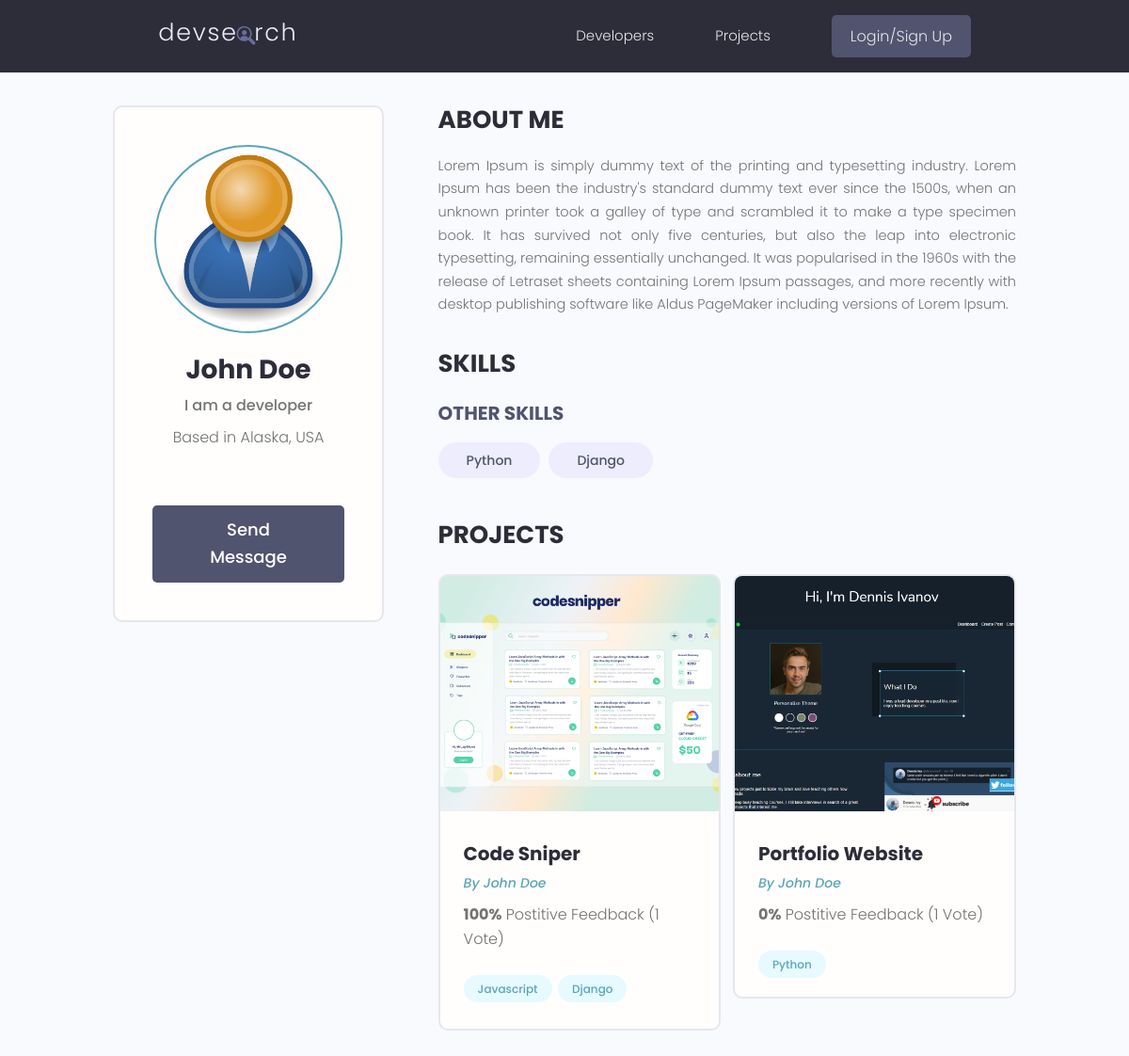
/profile/9500a5e1-e321-4b14-81f2-7b678d732ad4/, run on the app's committed database.
### users/models.py (models this page shows, shortened)
class Profile(models.Model):
    user = models.OneToOneField(User, on_delete=models.CASCADE, null=True, blank=True)
    name = models.CharField(max_length=200, blank=True, null=True)
    email = models.EmailField(max_length=500, blank=True, null=True)
    username = models.CharField(max_length=200, blank=True, null=True)
    location = models.CharField(max_length=200, blank=True, null=True)
    short_intro = models.CharField(max_length=200, blank=True, null=True)
    bio = models.TextField(blank=True, null=True)
    profile_image = models.ImageField(null=True, blank=True, upload_to='profiles/', default="profiles/user-default.png") # upload it to the profiles folder under static
    social_github = models.CharField(max_length=200, blank=True, null=True)
    social_twitter = models.CharField(max_length=200, blank=True, null=True)
    social_linkedin = models.CharField(max_length=200, blank=True, null=True)
    social_youtube= models.CharField(max_length=200, blank=True, null=True)
    social_website = models.CharField(max_length=200, blank=True, null=True)
    created = models.DateTimeField(auto_now_add=True)
    id = models.UUIDField(default=uuid.uuid4, unique=True, primary_key=True, editable=False)
    class Meta:
        ordering = ['created']
    @property #you can access as an attribute because you used @property method
    def imageURL(self):
        try:
            url = self. profile_image.url
        except:
            url=''
        return url

class Skill(models.Model):
    owner = models.ForeignKey(Profile, on_delete=models.CASCADE, null=True, blank=True)
    name = models.CharField(max_length=200, blank=True, null=True)
    description = models.TextField(null=True, blank=True)
    created = models.DateTimeField(auto_now_add=True)
    id = models.UUIDField(default=uuid.uuid4, unique=True, primary_key=True, editable=False)
    def __str__(self): #converts an object method to a string
        return str(self.name)

### projects/models.py (models this page shows, shortened)
class Project(models.Model):
    owner = models.ForeignKey(Profile, null=True, blank=True, on_delete=models.CASCADE) # on_delete == models.CASCADE so the projects get deleted when the owner gets deleted.
    title = models.CharField(max_length=200)
    description = models.TextField(null=True, blank = True)
    featured_image = models.ImageField(null=True, blank=True, default="default.jpg") # profile picture and default image , also pip install pillow
    demo_link = models.CharField(max_length=2000, null=True, blank=True)
    source_link = models.CharField(max_length=2000, null=True , blank=True)
    tags = models.ManyToManyField('Tag',blank=True) # tag in quotes because the Tag model is below, if its above no need quotes
    vote_total = models.IntegerField(default=0,null=True,blank=True)
    vote_ratio = models.IntegerField(default=0,null=True,blank=True)
    created = models.DateTimeField(auto_now_add=True)
    id = models.UUIDField(default=uuid.uuid4, unique=True, primary_key=True, editable=False)
    class Meta:
        ordering = ['-vote_ratio','-vote_total', 'title'] #high ratio and high total will be sorted first
    @property #you can access as an attribute because you used @property method
    def imageURL(self):
        try:
            url = self.featured_image.url
        except:
            url=''
        return url

class Tag(models.Model):
    name = models.CharField(max_length=200)
    created = models.DateTimeField(auto_now_add=True)
    id = models.UUIDField(default=uuid.uuid4, unique=True, primary_key=True, editable=False)
    def __str__(self) :
        return self.name

### users/views.py (the view)
# urls.py: path('profile/<str:pk>/',views.userProfile, name="user-profile"),
def userProfile(request,pk):
    profile = Profile.objects.get(id=pk)
    topSkills = profile.skill_set.exclude(description__exact="") # filters skills with no description
    otherSkills = profile.skill_set.filter(description="") # give skills with empty description
    context={'profile': profile, 'topSkills':topSkills, 'otherSkills':otherSkills}
    return render(request,'users/user-profile.html',context)

### users/templates/users/user-profile.html (shortened to what this page needs)
{% extends 'main.html' %}
{% block content %}
<main class="profile my-md">
    <div class="container">
      <div class="layout">
        <div class="column column--1of3">
          <div class="card text-center">
            <div class="card__body dev">
              <img class="avatar avatar--xl" src="{{ profile.imageURL }}" />
              <h2 class="dev__name">{{profile.name}}</h2>
              <p class="dev__title">{{profile.short_intro}}</p>
              <p class="dev__location">Based in {{profile.location}}</p>
              {% if request.user.profile.id != profile.id %}
              <a href="{% url 'create-message' profile.id %}" class="btn btn--sub btn--lg">Send Message </a>
              {% endif %}
            </div>
          </div>
        </div>
        <div class="column column--2of3">
          <div class="devInfo">
            <h3 class="devInfo__title">About Me</h3>
            <p class="devInfo__about">{{profile.bio}}</p>
          </div>
          <div class="devInfo">
            <h3 class="devInfo__title">Skills</h3>
            <div class="devInfo__skills">
              <h3 class="devInfo__subtitle">Other Skills</h3>
              <div class="devInfo__otherSkills">
                {% for skill in otherSkills %}
                <span class="tag tag--pill tag--sub tag--lg">
                  <small>{{skill}}</small>
                </span>
                {% endfor %}
              </div>
            </div>
          </div>
          <div class="devInfo">
            <h3 class="devInfo__title">Projects</h3>
            <div class="grid grid--two">
              {% for project in profile.project_set.all %}
              <div class="column">
                <div class="card project">
                  <a href="{% url 'project' project.id %}" class="project">
                    <img class="project__thumbnail" src="{{project.imageURL}}" alt="project thumbnail" />
                    <div class="card__body">
                      <h3 class="project__title">{{project.title}}</h3>
                      <p><a class="project__author" href="{% url 'user-profile' project.owner.id %}">By {{project.owner.name}}</a></p>
                      <p class="project--rating">
                        <span style="font-weight: bold;">{{project.vote_ratio}}%</span> Postitive
                        Feedback ({{project.vote_total}} Vote{{project.vote_total| pluralize:"s"}})
                      </p>
                      <div class="project__tags">
                        {% for tag in project.tags.all %}
                        <span class="tag tag--pill tag--main">
                          <small>{{tag}}</small>
                        </span>
                        {% endfor %}
                      </div>
                    </div>
                  </a>
                </div>
              </div>
              {% endfor %}
            </div>
          </div>
        </div>
      </div>
    </div>
  </main>
{% endblock content %}

### static/styles/app.css (style rules this page uses)
:root { --color-sub: #2d2d39; }
.btn--sub { background-color: var(--color-sub-light); }
.card { border: 2px solid var(--color-light); }
img { width: 100%; }
.profile .card > .dev { padding: 4rem; }
.dev__name { color: var(--color-sub); font-size: 2.8rem; font-weight: 700; margin-top: 1rem; margin-bottom: 0.5rem; }
.dev__title { font-size: 1.6rem; font-weight: 500; line-height: 1.3; }
.dev__location { margin-top: 1rem; }
.devInfo { margin-bottom: 3rem; }
.devInfo__title, .devInfo__subtitle { font-size: 2.6rem; color: var(--color-sub); text-transform: uppercase; font-weight: 700; margin-bottom: 1.5rem; }
.devInfo__subtitle { font-size: 2rem; color: var(--color-sub-light); }
.devInfo__about, .devSkill__info { font-size: 1.45rem; line-height: 1.7; text-align: justify; }
.project__author { font-size: 1.4rem; font-style: italic; }
.project--rating { margin-bottom: 1.6em; margin-top: .5em; }
.project__thumbnail { height: 25rem; object-fit: cover; object-position: top center; }
.project__title { font-size: 2rem; font-weight: 700; color: var(--color-sub); }

### static/uikit/styles/modules/_variables.css (style rules this page uses)
:root { --color-main: #5aa5b9; --color-main-light: #e6faff; --color-sub: #3f4156; --color-sub-light: #51546e; --color-sub-lighter: #ededfd; --color-text: #737373; --color-gray: #8b8b8b; --color-light: #e5e7eb; --color-light-gray: #767676; --color-bg: #f8fafd; --color-white: #fffefd; --color-white-light: #f3f3f3; --color-success: #359e64; --color-success-bg: #def8e8; --color-error: #fc4b0b; --color-error-bg: #fff2ee; --font-base: 'Poppins', arial, helvetica, 'Segoe UI', roboto, ubuntu, sans-serif; --font-monospace: 'Fira Code', 'Courier New', courier, monospace; --font-regular: 300; --font-medium: 500; --font-bold: 700; --generic-shadow: 1px 1px 5px #00000010; --generic-transition: all 0.3s ease-in-out; }

### static/uikit/styles/modules/_base.css (style rules this page uses)
* { margin: 0; padding: 0; box-sizing: border-box; text-rendering: optimizeLegibility; color: inherit; font-size: inherit; }
html { font-size: 50%; }
@media only screen and (min-width: 480px) { html { font-size: 56.25%; } }
@media only screen and (min-width: 1200px) { html { font-size: 62.5%; } }
body { line-height: 1.6; font-weight: 400; font-size: 1.5rem; color: var(--color-text); background-color: var(--color-bg); min-height: 100vh; }

### static/uikit/styles/modules/_typography.css (style rules this page uses)
* { font-family: var(--font-base); }
h2 { font-size: 3.6rem; font-weight: var(--font-bold); }
h3 { font-size: 3.2rem; font-weight: var(--font-medium); }
p, span, strong { font-size: 1.6rem; color: var(--color-text); font-weight: var(--font-regular); }
a { padding-bottom: 2px; text-decoration: none; display: inline-block; color: var(--color-main); font-weight: var(--font-medium); }

### static/uikit/styles/modules/_utilities.css (style rules this page uses)
.container { width: 92%; max-width: 165rem; margin: 0 auto; box-sizing: border-box; }
@media screen and (min-width: 1000px) { .container { width: 90%; } }
@media screen and (min-width: 1200px) { .container { width: 80%; } }
.text-center { text-align: center; }
.my-md { margin: 3rem auto; }

### static/uikit/styles/modules/_avatar.css (style rules this page uses)
.avatar { border-radius: 50%; border: 2px solid var(--color-main); object-fit: cover; }
.avatar--xl { height: 20rem; width: 20rem; }

### static/uikit/styles/modules/_button.css (style rules this page uses)
.btn { display: inline-block; position: relative; cursor: pointer; background-color: var(--color-light); font-weight: var(--font-medium); color: var(--color-sub); text-decoration: none; padding: 1rem 2rem; border-radius: 0.5rem; border: none; width: -webkit-fit-content; width: -moz-fit-content; width: fit-content; height: -webkit-fit-content; height: -moz-fit-content; height: fit-content; font-size: 1.6rem; outline-width: 0; outline-color: transparent; -webkit-backface-visibility: hidden; backface-visibility: hidden; transition: all 0.3s ease-in-out; }
.btn--sub { background-color: var(--color-sub); color: var(--color-white); }
.btn--lg { font-size: 1.8rem; padding: 1.2rem 4.5rem; }

### static/uikit/styles/modules/_card.css (style rules this page uses)
.card { border-radius: 1rem; background-color: var(--color-white); border: 1.5px solid var(--color-light); width: auto; height: auto; margin-top: 0.5rem; margin-bottom: 0.5rem; overflow: hidden; }
.card__body, .card__header { padding: 2rem 2.5rem; }

### static/uikit/styles/modules/_grid.css (style rules this page uses)
.grid { display: flex; flex-wrap: wrap; justify-content: flex-start; align-items: stretch; }
.grid > .column { min-width: 28rem; margin-bottom: 2.5rem; }
.grid--two > .column { flex-basis: 100%; }
@media screen and (min-width: 800px) { .grid--two { margin-right: -2%; } }
@media screen and (min-width: 800px) { .grid--two > .column { margin-right: 2%; } }
@media screen and (min-width: 800px) { .grid--two > .column { flex-basis: 48%; } }

### data on the page
Profile: imageURL (placeholder picture), name "John Doe", short_intro "I am a developer", location "Alaska, USA", bio "Lorem Ipsum is simply dummy text of the printing and typesetting industry. Lorem Ipsum has been the industry's standard dummy text ever since the 1500s, when an unknown printer took a galley of type and scrambled it to make a type specimen book. It has survived not only five centuries, but also the leap into electronic typesetting, remaining essentially unchanged. It was popularised in the 1960s with the release of Letraset sheets containing Lorem Ipsum passages, and more recently with desktop publishing software like Aldus PageMaker including versions of Lorem Ipsum."
Skill: name "Python"
Skill: name "Django"
Project: imageURL (picture), title "Code Sniper", owner.name "John Doe", vote_ratio "100", vote_total "1"
Tag: name "Javascript"
Tag: name "Django"
Project: imageURL (picture), title "Portfolio Website", owner.name "John Doe", vote_ratio "0", vote_total "1"
Tag: name "Python"
